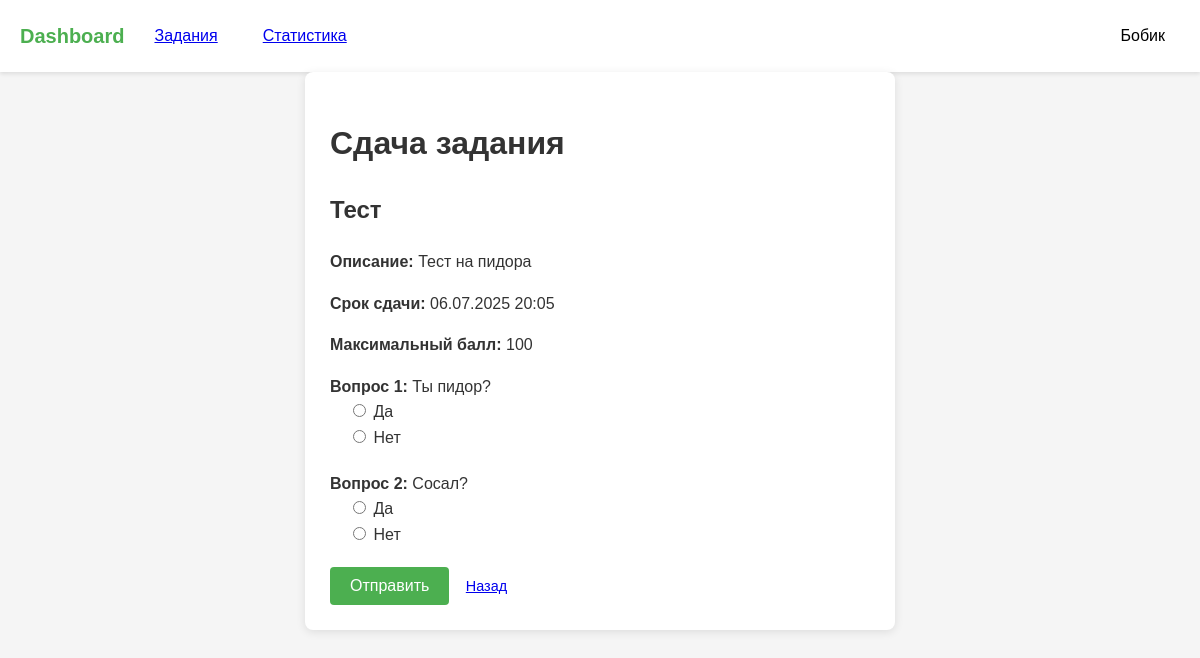
/submit_assignment/1 (signed in), run on the app's committed database.
### models.py (models this page shows)
class User(UserMixin, db.Model):
    id = db.Column(db.Integer, primary_key=True)
    name = db.Column(db.String(150))
    email = db.Column(db.String(150), unique=True)
    password = db.Column(db.String(150))
    role = db.Column(db.String(50))  # 'student' or 'teacher'
    group = db.Column(db.String(50))
    first_name = db.Column(db.String(150))
    last_name = db.Column(db.String(150))
    age = db.Column(db.Integer)
    gender = db.Column(db.String(10))  # 'male', 'female', 'other'
    students = db.relationship(
        'User',
        secondary=teacher_student,
        primaryjoin=(id == teacher_student.c.teacher_id),
        secondaryjoin=(id == teacher_student.c.student_id),
        backref=db.backref('teachers', lazy='dynamic'),
        lazy='dynamic'
    )

class Assignment(db.Model):
    id = db.Column(db.Integer, primary_key=True)
    title = db.Column(db.String(100), nullable=False)
    description = db.Column(db.Text, nullable=False)
    deadline = db.Column(db.DateTime)
    max_score = db.Column(db.Integer, default=10)
    teacher_id = db.Column(db.Integer, db.ForeignKey('user.id'))
    created_at = db.Column(db.DateTime, default=datetime.utcnow)

class Question(db.Model):
    id = db.Column(db.Integer, primary_key=True)
    assignment_id = db.Column(db.Integer, db.ForeignKey('assignment.id'), nullable=False)
    text = db.Column(db.Text, nullable=False)
    assignment = db.relationship('Assignment', backref=db.backref('questions', cascade='all, delete-orphan', lazy=True))

class AnswerOption(db.Model):
    id = db.Column(db.Integer, primary_key=True)
    question_id = db.Column(db.Integer, db.ForeignKey('question.id'), nullable=False)
    text = db.Column(db.String(255), nullable=False)
    is_correct = db.Column(db.Boolean, default=False)
    question = db.relationship('Question', backref=db.backref('options', cascade='all, delete-orphan', lazy=True))

### main.py (the view, shortened to what this page needs)
@main.route('/submit_assignment/<int:assignment_id>', methods=['GET', 'POST'])
@login_required
def submit_assignment(assignment_id):
    if current_user.role != 'student':
        abort(403)
    assignment = Assignment.query.get_or_404(assignment_id)
    return render_template('submit_assignment.html', assignment=assignment)

### app.py (called while the page is built)
def create_app():
    app = Flask(__name__)
    app.config['SECRET_KEY'] = 'your_secret_key'
    app.config['SQLALCHEMY_DATABASE_URI'] = 'sqlite:///data.db'
    app.config['SQLALCHEMY_TRACK_MODIFICATIONS'] = False
    app.config['TEMPLATES_AUTO_RELOAD'] = True
    db.init_app(app)
    login_manager.init_app(app)
    login_manager.login_view = 'auth.login'
    from models import User
    @login_manager.user_loader
    def load_user(user_id):
        return User.query.get(int(user_id))
    from auth import auth as auth_blueprint
    app.register_blueprint(auth_blueprint)
    from main import main as main_blueprint
    app.register_blueprint(main_blueprint)
    return app

### templates/submit_assignment.html (shortened to what this page needs)
{% extends "base.html" %}
{% block content %}
<div class="form-container" style="max-width: 540px; margin: 0 auto;">
    <h1>Сдача задания</h1>
    <div class="assignment-info-block">
        <h2>{{ assignment.title }}</h2>
        <p><b>Описание:</b> {{ assignment.description }}</p>
        <p>
            <b>Срок сдачи:</b>
            {% if assignment.deadline %}
                {{ assignment.deadline.strftime('%d.%m.%Y %H:%M') }}
            {% else %}
                Без срока
            {% endif %}
        </p>
        <p><b>Максимальный балл:</b> {{ assignment.max_score }}</p>
    </div>
    <form method="POST" class="submit-form">
        {% if assignment.questions %}
            {% for q in assignment.questions %}
            <div class="question-block" style="margin-bottom:20px;">
                <div><b>Вопрос {{ loop.index }}:</b> {{ q.text }}</div>
                {% for opt in q.options %}
                <div style="margin-left:18px;">
                    <input type="radio" name="question_{{ q.id }}" value="{{ opt.id }}" id="q{{ q.id }}_opt{{ opt.id }}" required>
                    <label for="q{{ q.id }}_opt{{ opt.id }}">{{ opt.text }}</label>
                </div>
                {% endfor %}
            </div>
            {% endfor %}
        {% else %}
            <div class="form-group">
                <label for="solution_text">Ваше решение:</label>
                <textarea id="solution_text" name="solution_text" rows="8" required placeholder="Введите ваше решение здесь..." style="width: 100%;"></textarea>
            </div>
        {% endif %}
        <button type="submit" class="btn btn-primary">Отправить</button>
        <a href="{{ url_for('main.dashboard') }}" class="btn btn-small">Назад</a>
    </form>
</div>
{% endblock %}

### templates/base.html (shortened to what this page needs)
<!DOCTYPE html>
<html lang="ru">
<head>
    <link rel="stylesheet" href="../static/style.css">
</head>
<body>
    <header class="header">
        <nav class="navbar">
            <div class="nav-left">
                <a href="{{ url_for('main.dashboard') }}" class="logo">Dashboard</a>
                {% if current_user.is_authenticated %}
                    {% if current_user.role == 'teacher' %}
                        <a href="{{ url_for('main.create_assignment') }}" class="nav-btn">Задания</a>
                    {% else %}
                        <a href="{{ url_for('main.assignments_list') }}" class="nav-btn">Задания</a>
                    {% endif %}
                    <a href="{{ url_for('main.statistics') }}" class="nav-btn">Статистика</a>
                {% endif %}
            </div>
            <div class="nav-right">
                {% if current_user.is_authenticated %}
                <div class="profile-dropdown">
                    <button class="nav-btn profile-btn">{{ current_user.name }}</button>
                </div>
                {% else %}
                <a href="{{ url_for('auth.login') }}" class="nav-btn">Вход</a>
                {% endif %}
            </div>
        </nav>
    </header>
    <main>
        {% block content %}{% endblock %}
    </main>
</body>
</html>

### static/style.css (style rules this page uses)
:root { --primary-color: #4CAF50; --primary-hover: #45a049; --danger-color: #dc3545; --danger-hover: #c82333; --text-color: #333; --light-gray: #f8f9fa; --medium-gray: #e9ecef; --dark-gray: #6c757d; --shadow: 0 2px 10px rgba(0, 0, 0, 0.1); }
body { margin: 0; font-family: 'Arial', sans-serif; background-color: #f5f5f5; color: var(--text-color); line-height: 1.6; }
.navbar { display: flex; justify-content: space-between; align-items: center; padding: 15px 20px; background-color: white; box-shadow: 0 2px 4px rgba(0, 0, 0, 0.1); }
.nav-left, .nav-right { display: flex; align-items: center; gap: 15px; }
.logo { font-size: 1.25rem; font-weight: bold; color: var(--primary-color); text-decoration: none; transition: color 0.3s; }
.nav-btn { padding: 8px 15px; background: none; border: none; cursor: pointer; font-size: 1rem; border-radius: 4px; transition: all 0.3s; }
.profile-dropdown { position: relative; }
.form-container { max-width: 800px; margin: 30px auto; padding: 25px; background: white; border-radius: 8px; box-shadow: var(--shadow); }
.btn { display: inline-block; padding: 10px 20px; border: none; border-radius: 4px; font-size: 1rem; cursor: pointer; text-align: center; transition: background 0.3s; }
.btn-primary { background-color: var(--primary-color); color: white; }
.btn-small { padding: 6px 12px; font-size: 0.9rem; }

### data on the page
User: name "Бобик"
Assignment: title "Тест", description "Тест на пидора", deadline "06.07.2025 20:05", max_score "100"
Question: text "Ты пидор?"
AnswerOption: text "Да"
AnswerOption: text "Нет"
Question: text "Сосал?"
AnswerOption: text "Да"
AnswerOption: text "Нет"
